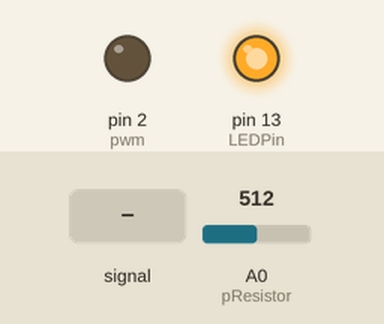
This sketch was run on a simulated Arduino Uno, built with avr-gcc and run on an emulated ATmega328P. On the bench: output pins drawn as LEDs (lit = HIGH). The test bench sets the inputs (shaded band); at power-on: A0 (pResistor) = 512. What the sketch prints to the serial monitor is not drawn.

Above: at 1.2 s.
1.3 s: A0 (pResistor) fed a 200 Hz sine of ±460 counts around its level
4.3 s: A0 (pResistor) set to 716
5.8 s: A0 (pResistor) set to 215
7.3 s: A0 (pResistor) set to 189
At 8.5 s:
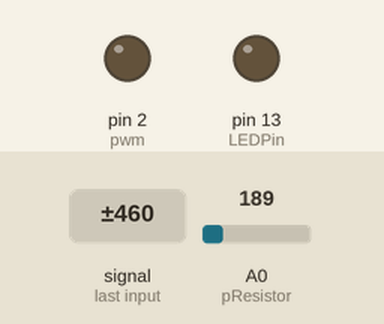
8.8 s: A0 (pResistor) set to 210
At 9.6 s:
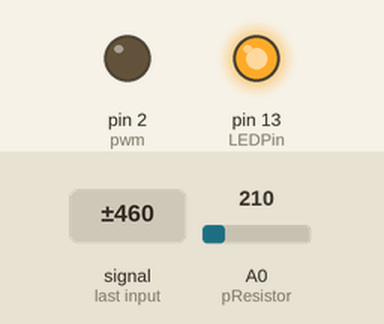
Timing chart, 0 to 11.3 s (numbered marks = the images above; inputs shaded):
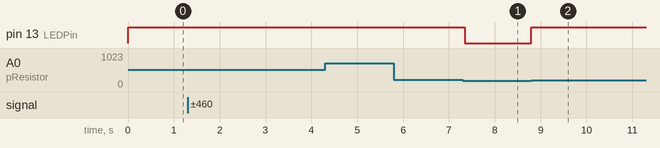

The sketch:

synchronization_test_arduino.ino
```cpp
/* Use a photoresistor (or photocell) to turn on an LED in the dark
   More info and circuit schematic: http://www.ardumotive.com/how-to-use-a-photoresistor-en.html
   Dev: Michalis Vasilakis // Date: 8/6/2015 // www.ardumotive.com */


//Constants
const int pResistor = A0; // Photoresistor at Arduino analog pin A0
//const int ledPin=9;       // Led pin at Arduino pin 9
const int pwm = 2 ;     //initializing pin 2 as ‘pwm’ variable
const int LEDPin = 13;
const int pulse_debouncer_steps = 1000;
const int eeg_pulse_debouncer_steps = 10000;
//Variables
int value;          // Store value from photoresistor (0-1023)
int value_last;
int pulse_debouncer = pulse_debouncer_steps;
int eeg_pulse_debouncer = eeg_pulse_debouncer_steps;

void setup(){
 Serial.begin(9600);
 pinMode(pResistor, INPUT);// Set pResistor - A0 pin as an input (optional)
 pinMode(pwm,OUTPUT);
 pinMode(LEDPin,OUTPUT);

 value_last = 0;
}

void loop(){

  if (pulse_debouncer < pulse_debouncer_steps) {
    pulse_debouncer += 1;
  }
  else {
    digitalWrite(LEDPin, LOW);
  }

  if (eeg_pulse_debouncer < eeg_pulse_debouncer_steps) {
    eeg_pulse_debouncer += 1;
    analogWrite(pwm,50);
    // Serial.print("H");
  }
  else {
    analogWrite(pwm,0);
  }

  value = analogRead(pResistor);
  //Serial.println(value);

  if (value - value_last > 200 && pulse_debouncer >= pulse_debouncer_steps) {
    Serial.println("D");
    digitalWrite(LEDPin, HIGH);
    analogWrite(pwm,50);

    pulse_debouncer = 0;
    eeg_pulse_debouncer = 0;
  }
  //Serial.print("\n");
  //You can change value "25"


//  if (value > 25){
//    digitalWrite(ledPin, LOW);  //Turn led off
//    // Serial.print("turn OFF");
//  }
//  else{
//    digitalWrite(ledPin, HIGH); //Turn led on
//    //Serial.print("turn ON");
//  }

  //delay(10); //Small delay
}
```

Measured:
- the behaviour switches between 201 and 200 on A0 (pResistor) (found by bisection; images 0 and 1)
- after the input at 4.3 s, every drawn part: stays the same
- after the input at 5.8 s, every drawn part: stays the same
- after the input at 7.3 s, pin 13 (LEDPin): HIGH → LOW at once
- after the input at 8.8 s, pin 13 (LEDPin): LOW → HIGH at once
